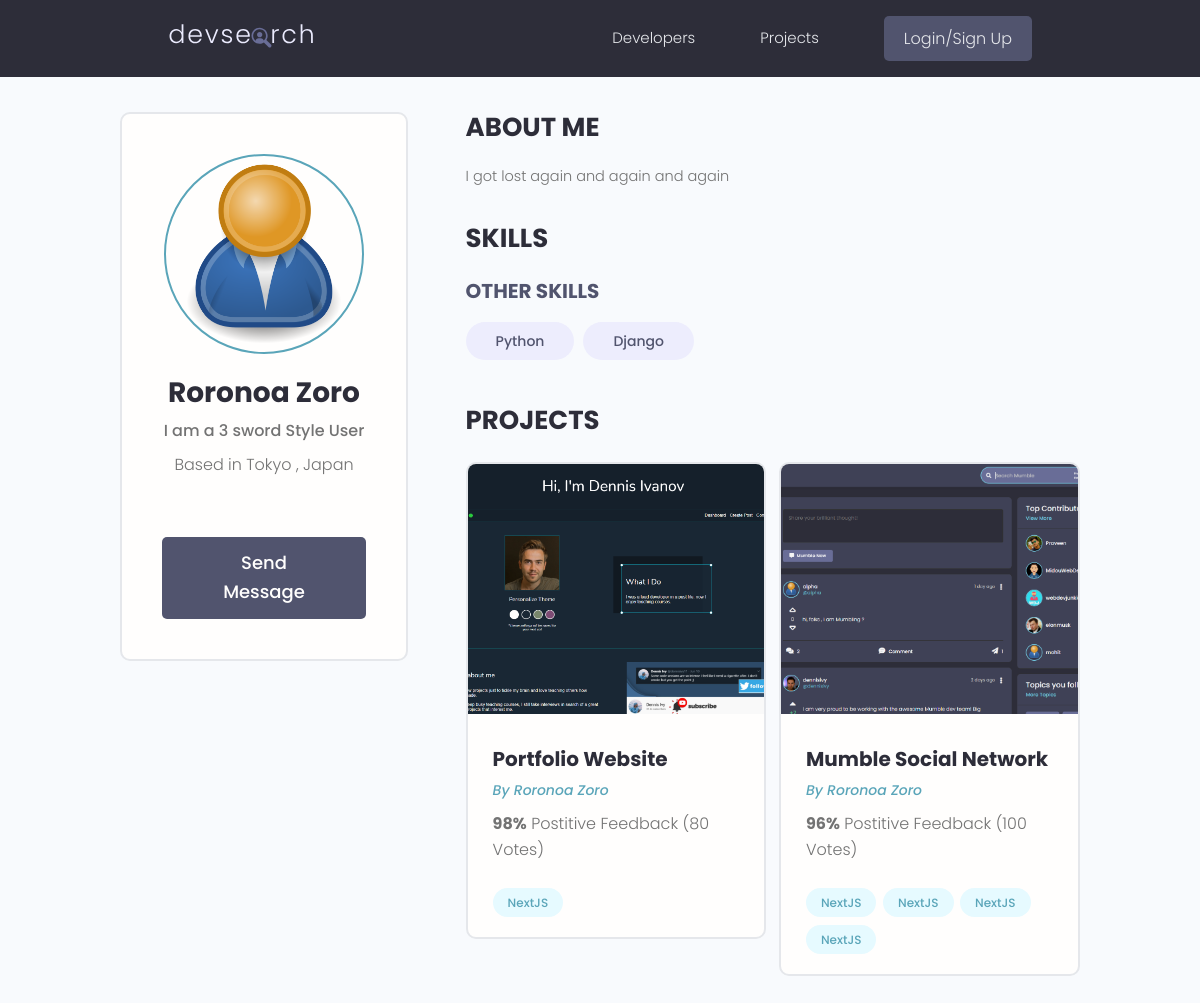
The page /profile/5aaedb85-bff8-444d-88fa-b3136f1a578c/ on the database as committed earlier.
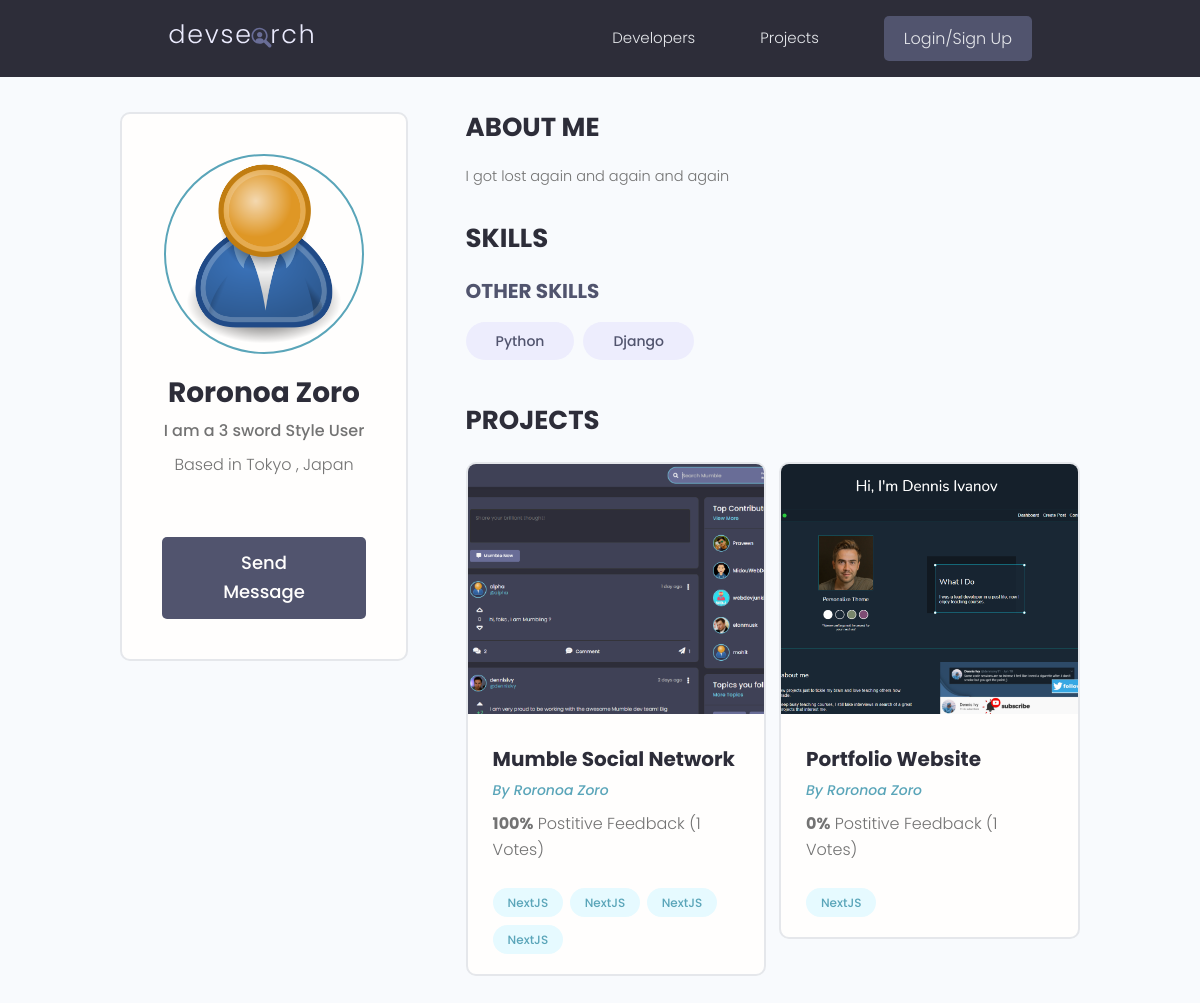
The same page on the database as committed later.
### users/models.py (models this page shows, shortened)
class Skill(models.Model):
    owner = models.ForeignKey(Profile, on_delete=models.CASCADE, null=True, blank=True)
    name = models.CharField(max_length=200, blank=True, null=True)
    description = models.TextField(null=True, blank=True)
    created = models.DateTimeField(auto_now_add=True)
    id = models.UUIDField(
        default=uuid.uuid4, unique=True, primary_key=True, editable=False
    )

class Profile(models.Model):
    user = models.OneToOneField(User, on_delete=models.CASCADE, null=True, blank=True)
    name = models.CharField(max_length=200, blank=True, null=True)
    username = models.CharField(max_length=200, blank=True, null=True)
    location = models.CharField(max_length=200, blank=True, null=True)
    email = models.EmailField(max_length=500, null=True, blank=True)
    short_intro = models.CharField(max_length=200, blank=True, null=True)
    bio = models.TextField(blank=True, null=True)
    profile_img = models.ImageField(
        null=True,
        blank=True,
        upload_to="profiles/",
        default="profiles/user-default.png",
    )
    social_github = models.CharField(max_length=200, blank=True, null=True)
    social_twitter = models.CharField(max_length=200, blank=True, null=True)
    social_linkedin = models.CharField(max_length=200, blank=True, null=True)
    social_youtube = models.CharField(max_length=200, blank=True, null=True)
    social_website = models.CharField(max_length=200, blank=True, null=True)
    created = models.DateTimeField(auto_now_add=True)
    id = models.UUIDField(
        default=uuid.uuid4, unique=True, primary_key=True, editable=False
    )

### projects/models.py (models this page shows, shortened)
class Project(models.Model):
    owner = models.ForeignKey(Profile, null=True, blank=True, on_delete=models.SET_NULL)
    title = models.CharField(max_length=200)
    description = models.TextField(null=True, blank=True)
    featured_image = models.ImageField(null=True, blank=True, default="default.jpg")
    demo_link = models.CharField(max_length=2000, null=True, blank=True)
    source_link = models.CharField(max_length=2000, null=True, blank=True)
    tags = models.ManyToManyField("Tag", blank=True)
    vote_total = models.IntegerField(default=0, null=True, blank=True)
    vote_ratio = models.IntegerField(default=0, null=True, blank=True)
    created = models.DateTimeField(auto_now_add=True)
    id = models.UUIDField(
        default=uuid.uuid4, unique=True, primary_key=True, editable=False
    )
    class Meta:
        ordering = ["-vote_ratio", "-vote_total", "title"]

class Tag(models.Model):
    name = models.CharField(max_length=200)
    created = models.DateTimeField(auto_now_add=True)
    id = models.UUIDField(
        default=uuid.uuid4, unique=True, primary_key=True, editable=False
    )

### users/views.py (the view)
# urls.py: path("profile/<str:pk>/", views.userProfile, name="user-profile"),
def userProfile(request, pk):
    profile = Profile.objects.get(id=pk)
    topSkills = profile.skill_set.exclude(description__exact="")
    otherSkills = profile.skill_set.filter(description="")
    context = {"profile": profile, "topSkills": topSkills, "otherSkills": otherSkills}
    return render(request, "users/user-profile.html", context)

### users/templates/users/user-profile.html (shortened to what this page needs)
{% extends 'main.html' %} {% block content %}
<main class="profile my-md">
  <div class="container">
    <div class="layout">
      <div class="column column--1of3">
        <div class="card text-center">
          <div class="card__body dev">
            <img
              class="avatar avatar--xl"
              src="{{profile.profile_img.url }}"
              alt=""
            />
            <h2 class="dev__name">{{profile.name}}</h2>
            <p class="dev__title">{{profile.short_intro}}</p>
            <p class="dev__location">Based in {{profile.location}}</p>
            <a
              href="{% url 'create-message' profile.id %}"
              class="btn btn--sub btn--lg"
              >Send Message
            </a>
          </div>
        </div>
      </div>
      <div class="column column--2of3">
        <div class="devInfo">
          <h3 class="devInfo__title">About Me</h3>
          <p class="devInfo__about">{{profile.bio}}</p>
        </div>
        <div class="devInfo">
          <h3 class="devInfo__title">Skills</h3>
          <div class="devInfo__skills">
            <h3 class="devInfo__subtitle">Other Skills</h3>
            <div class="devInfo__otherSkills">
              {% for skill in otherSkills %}
              <span class="tag tag--pill tag--sub tag--lg">
                <small>{{skill.name}}</small>
              </span>
              {% endfor %}
            </div>
          </div>
        </div>
        <div class="devInfo">
          <h3 class="devInfo__title">Projects</h3>
          <div class="grid grid--two">
            {% for project in profile.project_set.all %}
            <div class="column">
              <div class="card project">
                <a href="{% url 'project' project.id %}" class="project">
                  <img
                    class="project__thumbnail"
                    src="{{project.featured_image.url}}"
                    alt="project thumbnail"
                  />
                  <div class="card__body">
                    <h3 class="project__title">{{project.title}}</h3>
                    <p>
                      <a
                        class="project__author"
                        href="{% url 'user-profile' project.owner.id %}"
                        >By {{project.owner.name}}</a
                      >
                    </p>
                    <p class="project--rating">
                      <span style="font-weight: bold"
                        >{{project.vote_ratio}}%</span
                      >
                      Postitive Feedback ({{project.vote_total}} Votes)
                    </p>
                    <div class="project__tags">
                      {% for tag in project.tags.all %}
                      <span class="tag tag--pill tag--main">
                        <small>NextJS</small>
                      </span>
                      {% endfor %}
                    </div>
                  </div>
                </a>
              </div>
            </div>
            {% endfor %}
          </div>
        </div>
      </div>
    </div>
  </div>
</main>
{% endblock %}

Rows that differ between the two databases and show on the page:
changed Project "Mumble Social Network": vote_ratio "96" → "100"; vote_total "100" → "1"; moves up the list
changed Project "Portfolio Website": vote_ratio "98" → "0"; vote_total "80" → "1"
